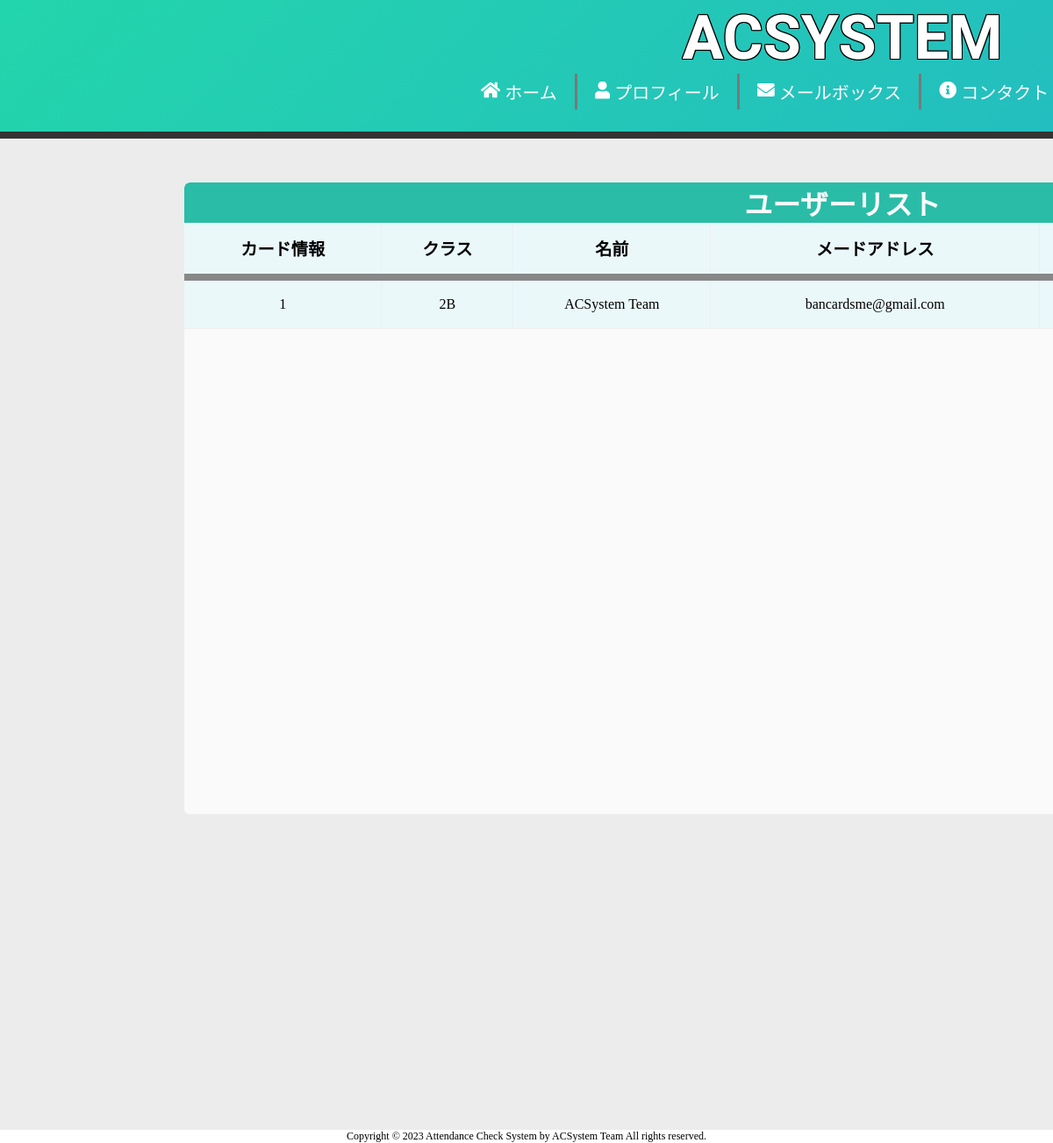
The page /Functions/Staff/UserList.php (signed in) on the database its author committed.
### tables this page shows
CREATE TABLE `users` (
  `id` int(11) NOT NULL,
  `card_id` varchar(16) NOT NULL,
  `class` enum('1B','2B') NOT NULL,
  `name` varchar(16) NOT NULL,
  `email` varchar(32) NOT NULL,
  `password` varchar(32) NOT NULL,
  `role` enum('student','teacher','admin') NOT NULL DEFAULT 'student'
);

### Functions/Utils/UserUtils.php (called while the page is built, shortened)
<?php
function getAllUserList(): ?array
{
    $pdo = getDatabaseConnection();
    try {
        $query = "SELECT * FROM users";
        $stmt = $pdo->prepare($query);
        $stmt->execute();
        $result = $stmt->fetchAll(PDO::FETCH_ASSOC);
        return $result;
    } catch (PDOException $e) {
        setError("データの取得中にエラーが発生しました。", "ACSystemチームまでご連絡ください。", "20D");
        error_log("ACSystem Error: " . $e->getMessage());
        return null;
    }
}

### Functions/Staff/UserList.php (the view, shortened to what this page needs)
<?php
$users = getAllUserList();
?>
<!DOCTYPE html>
<html lang="ja">
<head>
    <link rel="stylesheet" href="../../CSS/Common.css">
    <link rel="stylesheet" href="CSS/UsersList.css">
</head>
<body>
    <div class="content">
        <div class="main">
            <div class="form">
                <h1 class="userslist-title">ユーザーリスト</h1>
                <div class="userslist-items">
                    <table class="userslist-item">
                        <?php
                        if (empty($users)) {
                            echo "<tr class='not-attend-record'><td>情報なんてないよ。 :(</td></tr>";
                        } else {
                            echo <<<HTML
                                <thead>
                                    <tr>
                                        <th class="table-header" id="user_card_id">
                                            <p>カード情報</p>
                                        </th>
                                        <th class="table-header" id="user_class">
                                            <p>クラス</p>
                                        </th>
                                        <th class="table-header" id="user_name">
                                            <p>名前</p>
                                        </th>
                                        <th class="table-header" id="user_email">
                                            <p>メードアドレス</p>
                                        </th>
                                        <th class="table-header" id="user_role">
                                            <p>権限</p>
                                        </th>
                                        <th class="table-header" id="__blank"></th>
                                    </tr>
                                </thead>
                                <tbody>
                            HTML;
                            foreach ($users as $user) {
                                echo "<tr class='table-content'>";
                                foreach ($user as $key => $value) {
                                    if ($key == 'id' || $key == 'password') continue;
                                    echo "<td class='record-item'>$value</td>";
                                }
                                echo "</tr>";
                            }
                        }
                        ?>
                        </tbody>
                    </table>
                </div>
            </div>
        </div>
    </div>
</body>
</html>

### CSS/Common.css (style rules this page uses)
* { margin: 0; padding: 0; list-style: none; text-decoration: none; overflow: hidden; color: inherit; caret-color: #333; }
.main { width: 1920px; height: 1080px; background-color: #ececec; }

### Functions/Staff/CSS/UsersList.css (style rules this page uses)
.main { padding-top: 50px; }
.form { max-width: 1500px; height: 720px; margin: auto; text-align: center; -webkit-border-radius: 6px; -moz-border-radius: 6px; border-radius: 6px; background-color: #fafafa; }
.userslist-title { -webkit-border-radius: 6px 6px 0px 0px; -moz-border-radius: 6px 6px 0px 0px; border-radius: 6px 6px 0px 0px; background-color: #2abca7; color: #fafafa; }
p { font-size: 1.2rem; }
table { border-collapse: collapse; border-spacing: 0; width: 100%; }
table tr { border-bottom: solid 1px #eee; cursor: pointer; }
table thead { border-bottom: solid 8px rgb(136, 136, 136); }
table th, table td { text-align: center; padding: 15px 0; border-right: solid 1px #eee; }
#user_card_id, #user_name, #user_role { width: 15%; }
#user_class { width: 10%; }
#user_email { width: 25%; }
table tr:nth-child(odd) { background-color: #eaf8fa }
.userslist-items { overflow-y: scroll; height: 720px; }

### rows shown on the page
users: card "1", class "2B", name "ACSystem Team", email "bancardsme@gmail.com"
